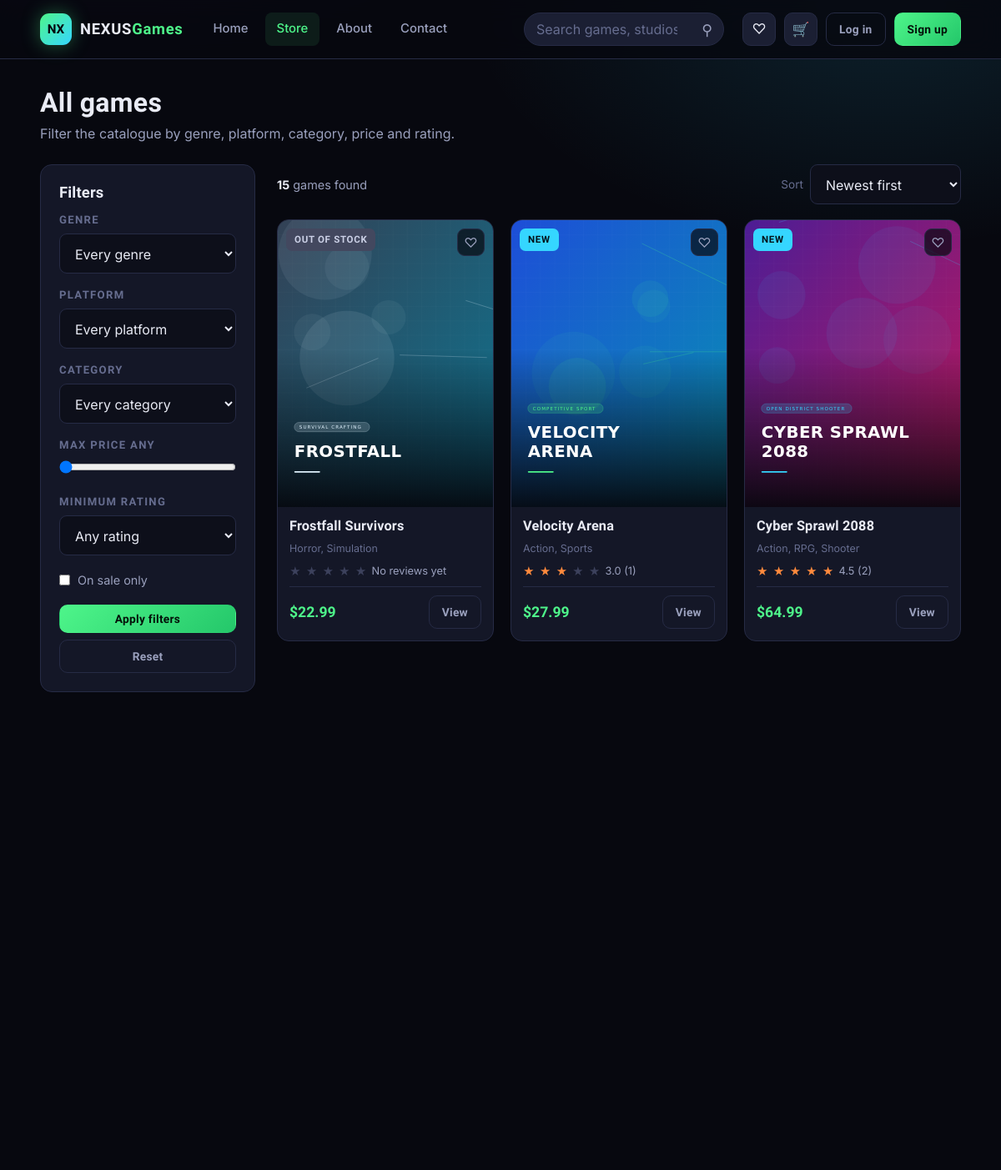
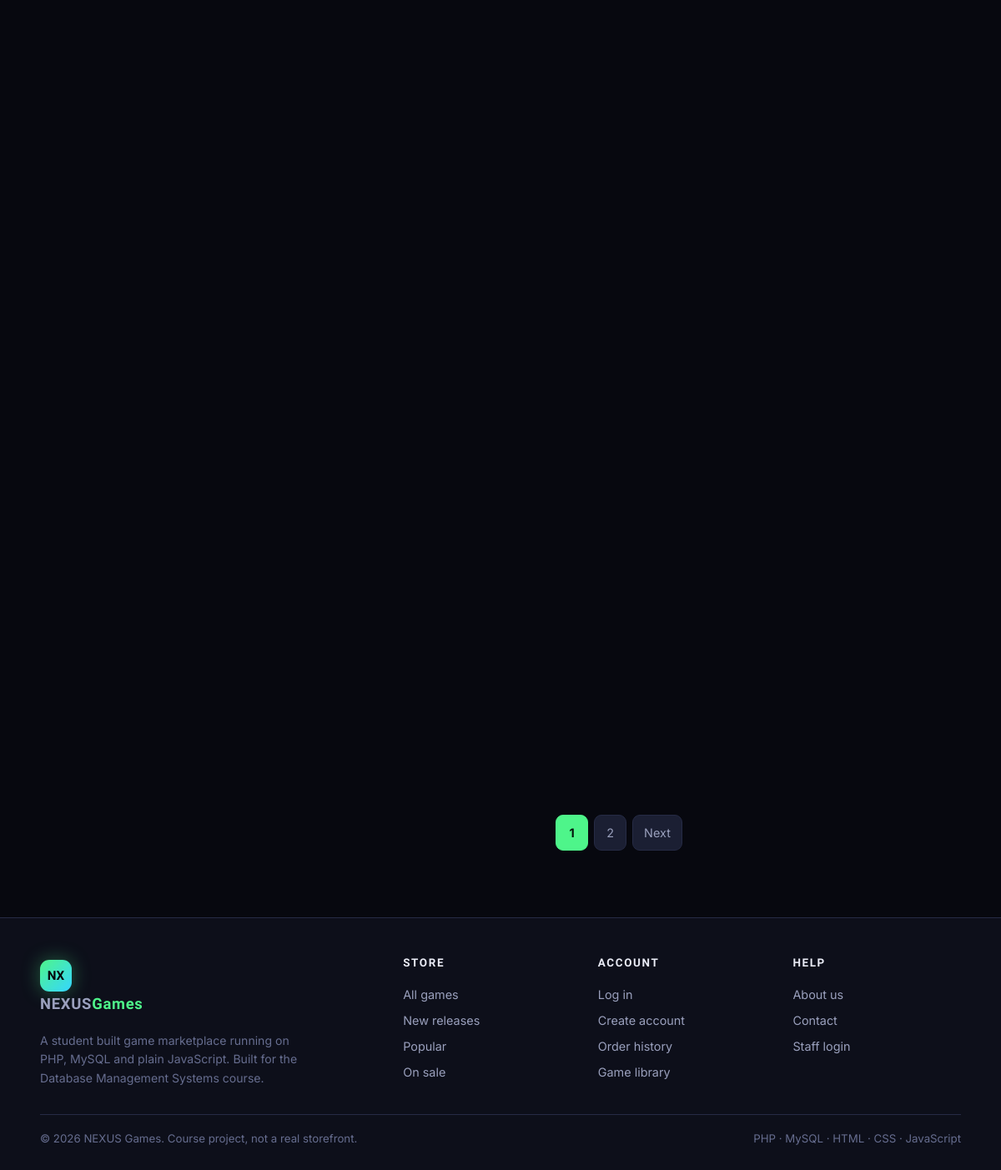
Screenshot of /games.php with the database file from the repository (2 pictures, top to bottom).
### tables this page shows
CREATE TABLE games (
    game_id      INT AUTO_INCREMENT PRIMARY KEY,
    title        VARCHAR(150)   NOT NULL,
    description  TEXT           NOT NULL,
    developer_id INT            NOT NULL,
    publisher_id INT            NOT NULL,
    category_id  INT            DEFAULT NULL,
    release_date DATE           NOT NULL,
    price        DECIMAL(10,2)  NOT NULL,
    stock        INT            NOT NULL DEFAULT 0,
    cover_image  VARCHAR(255)   DEFAULT NULL,
    status       ENUM('active','inactive') NOT NULL DEFAULT 'active',
    created_at   TIMESTAMP      NOT NULL DEFAULT CURRENT_TIMESTAMP,
    CONSTRAINT fk_games_developer FOREIGN KEY (developer_id) REFERENCES developers(developer_id) ON UPDATE CASCADE,
    CONSTRAINT fk_games_publisher FOREIGN KEY (publisher_id) REFERENCES publishers(publisher_id) ON UPDATE CASCADE,
    CONSTRAINT fk_games_category  FOREIGN KEY (category_id)  REFERENCES categories(category_id) ON DELETE SET NULL ON UPDATE CASCADE,
    CONSTRAINT chk_games_price CHECK (price >= 0),
    CONSTRAINT chk_games_stock CHECK (stock >= 0)
);

### games.php (the view, shortened to what this page needs)
<?php
require_once __DIR__ . '/backend/functions.php';
$search     = clean($_GET['search'] ?? '');
$maxPrice   = isset($_GET['max_price']) ? (float)$_GET['max_price'] : 0;
$discounted = !empty($_GET['discounted']);
$sort       = $_GET['sort'] ?? 'newest';
$page       = max(1, (int)($_GET['page'] ?? 1));
$perPage    = 12;
$where  = ["v.status = 'active'"];
$params = [];
$whereSql = 'WHERE ' . implode(' AND ', $where);
$orderMap = [
    'price_low'  => 'v.final_price ASC',
    'price_high' => 'v.final_price DESC',
    'rating'     => 'v.avg_rating DESC, v.review_count DESC',
    'popular'    => 'v.units_sold DESC, v.avg_rating DESC',
    'newest'     => 'v.release_date DESC',
    'title'      => 'v.title ASC',
];
$orderSql = $orderMap[$sort] ?? $orderMap['newest'];
$countStmt = $pdo->prepare("SELECT COUNT(*) FROM game_catalog_view v $whereSql");
$countStmt->execute($params);
$totalRows  = (int)$countStmt->fetchColumn();
$totalPages = max(1, (int)ceil($totalRows / $perPage));
$page       = min($page, $totalPages);
$offset     = ($page - 1) * $perPage;
$listStmt = $pdo->prepare("SELECT * FROM game_catalog_view v $whereSql ORDER BY $orderSql LIMIT $perPage OFFSET $offset");
$listStmt->execute($params);
$games = $listStmt->fetchAll();
$wishIds = [];
$priceCap   = (float)$pdo->query('SELECT CEIL(MAX(price)) FROM games')->fetchColumn();
function pageLink($overrides = []) {
    $q = array_merge($_GET, $overrides);
    return url('games.php?' . http_build_query(array_filter($q, function ($v) { return $v !== '' && $v !== null; })));
}
require __DIR__ . '/backend/header.php';
?>
<div class="wrap page-head">
  <h1><?= $search !== '' ? 'Results for "' . e($search) . '"' : 'All games' ?></h1>
  <p>Filter the catalogue by genre, platform, category, price and rating.</p>
</div>
<div class="wrap store-layout">
  <form class="filter-panel panel" id="filterForm" method="get" action="<?= url('games.php') ?>">
    <h3>Filters</h3>
    <div class="filter-group">
      <h4>Genre</h4>
      <select class="input" name="genre">
        <option value="">Every genre</option>
      </select>
    </div>
    <div class="filter-group">
      <h4>Platform</h4>
      <select class="input" name="platform">
        <option value="">Every platform</option>
      </select>
    </div>
    <div class="filter-group">
      <h4>Category</h4>
      <select class="input" name="category">
        <option value="">Every category</option>
      </select>
    </div>
    <div class="filter-group">
      <h4>Max price <span id="maxPriceOut"><?= $maxPrice > 0 ? '$' . (int)$maxPrice : 'any' ?></span></h4>
      <input type="range" id="maxPrice" name="max_price" min="0" max="<?= (int)$priceCap ?>" step="5"
             value="<?= (int)$maxPrice ?>" style="width:100%">
    </div>
    <div class="filter-group">
      <h4>Minimum rating</h4>
      <select class="input" name="rating">
        <option value="">Any rating</option>
      </select>
    </div>
    <div class="filter-group">
      <label style="display:flex;gap:9px;align-items:center;font-size:.9rem;color:var(--text-dim);cursor:pointer">
        <input type="checkbox" name="discounted" value="1" <?= $discounted ? 'checked' : '' ?>>
        On sale only
      </label>
    </div>
    <button class="btn btn-primary btn-block btn-sm" type="submit">Apply filters</button>
    <a class="btn btn-ghost btn-block btn-sm" style="margin-top:8px" href="<?= url('games.php') ?>">Reset</a>
  </form>
  <div>
    <div class="toolbar">
      <span class="result-count"><strong><?= $totalRows ?></strong> game<?= $totalRows === 1 ? '' : 's' ?> found</span>
      <form method="get" action="<?= url('games.php') ?>" style="display:flex;gap:8px;align-items:center">
        <label for="sortSelect" style="font-size:.85rem;color:var(--text-faint)">Sort</label>
        <select class="input" id="sortSelect" name="sort" onchange="this.form.submit()" style="width:auto">
          <option value="newest"     <?= $sort === 'newest' ? 'selected' : '' ?>>Newest first</option>
        </select>
      </form>
    </div>
    <?php if (!$games): ?>
      <div class="panel empty">
        <div class="glyph">&#9788;</div>
        <h3>Nothing matched those filters</h3>
        <p>Try widening the price range or clearing the genre filter.</p>
        <a class="btn btn-primary" href="<?= url('games.php') ?>">Reset filters</a>
      </div>
    <?php else: ?>
      <div class="game-grid">
        <?php foreach ($games as $game) require __DIR__ . '/backend/game_card.php'; ?>
      </div>
      <?php if ($totalPages > 1): ?>
        <nav class="pagination">
          <?php for ($i = 1; $i <= $totalPages; $i++): ?>
            <?php if ($i === $page): ?>
              <span class="current"><?= $i ?></span>
            <?php else: ?>
              <a href="<?= pageLink(['page' => $i]) ?>"><?= $i ?></a>
            <?php endif; ?>
          <?php endfor; ?>
          <?php if ($page < $totalPages): ?>
            <a href="<?= pageLink(['page' => $page + 1]) ?>">Next</a>
          <?php endif; ?>
        </nav>
      <?php endif; ?>
    <?php endif; ?>
  </div>
</div>
<?php require __DIR__ . '/backend/footer.php'; ?>

### backend/game_card.php (shortened to what this page needs)
<?php
$wishIds   = $wishIds ?? [];
$onWish    = in_array((int)$game['game_id'], $wishIds, true);
$isNew     = strtotime($game['release_date']) > strtotime('-120 days');
$hasSale   = (float)$game['discount_percentage'] > 0;
$outStock  = (int)$game['stock'] <= 0;
?>
<article class="game-card">
  <div class="card-media">
    <a href="<?= url('game_details.php?id=' . (int)$game['game_id']) ?>">
      <img src="<?= cover_url($game['cover_image']) ?>" alt="<?= e($game['title']) ?> cover art" loading="lazy">
    </a>
    <?php if ($outStock): ?>
      <span class="card-tag tag-out">Out of stock</span>
    <?php elseif ($hasSale): ?>
      <span class="card-tag tag-sale">-<?= (int)$game['discount_percentage'] ?>%</span>
    <?php elseif ($isNew): ?>
      <span class="card-tag tag-new">New</span>
    <?php elseif ((int)$game['units_sold'] >= 3): ?>
      <span class="card-tag tag-hot">Popular</span>
    <?php endif; ?>
    <button class="card-wish js-wish <?= $onWish ? 'saved' : '' ?>"
            data-game="<?= (int)$game['game_id'] ?>"
            title="<?= $onWish ? 'Remove from wishlist' : 'Save to wishlist' ?>"
            aria-label="Toggle wishlist"><?= $onWish ? '&#9829;' : '&#9825;' ?></button>
  </div>
  <div class="card-body">
    <h3 class="card-title"><a href="<?= url('game_details.php?id=' . (int)$game['game_id']) ?>"><?= e($game['title']) ?></a></h3>
    <p class="card-meta"><?= e($game['genres'] ?: 'Uncategorised') ?></p>
    <div class="card-rating">
      <?= star_html($game['avg_rating']) ?>
      <span><?= $game['review_count'] ? number_format((float)$game['avg_rating'], 1) . ' (' . (int)$game['review_count'] . ')' : 'No reviews yet' ?></span>
    </div>
    <div class="card-foot">
      <span>
        <span class="price"><?= money($game['final_price']) ?></span>
      </span>
      <a class="btn btn-ghost btn-sm" href="<?= url('game_details.php?id=' . (int)$game['game_id']) ?>">View</a>
    </div>
  </div>
</article>

### backend/functions.php (shortened to what this page needs)
<?php
function e($value) {
    return htmlspecialchars((string)$value, ENT_QUOTES, 'UTF-8');
}
function money($amount) {
    return '$' . number_format((float)$amount, 2);
}
function url($path = '') {
    return BASE_URL . ltrim($path, '/');
}
function cover_url($file) {
    $file = trim((string)$file);
    if ($file !== '' && file_exists(__DIR__ . '/../images/' . $file)) {
        return url('images/' . $file);
    }
    return url('images/placeholder.svg');
}
function star_html($rating) {
    $rating = (float)$rating;
    $out = '';
    for ($i = 1; $i <= 5; $i++) {
        $class = $i <= round($rating) ? 'star on' : 'star';
        $out .= '<span class="' . $class . '">&#9733;</span>';
    }
    return $out;
}
function clean($value) {
    return trim((string)$value);
}

### rows the page displays
games: cover_image (picture), stock "OUT OF STOCK", title "Frostfall Survivors", genres "Horror, Simulation", shows "No reviews yet", final_price "$22.99"
games: cover_image (picture), stock "NEW", title "Velocity Arena", genres "Action, Sports", avg_rating "3.0", review_count "1", final_price "$27.99"
games: cover_image (picture), stock "NEW", title "Cyber Sprawl 2088", genres "Action, RPG, Shooter", avg_rating "4.5", review_count "2", final_price "$64.99"

### other values shown
$totalRows "15"
SITE_NAME "NEXUS Games"
